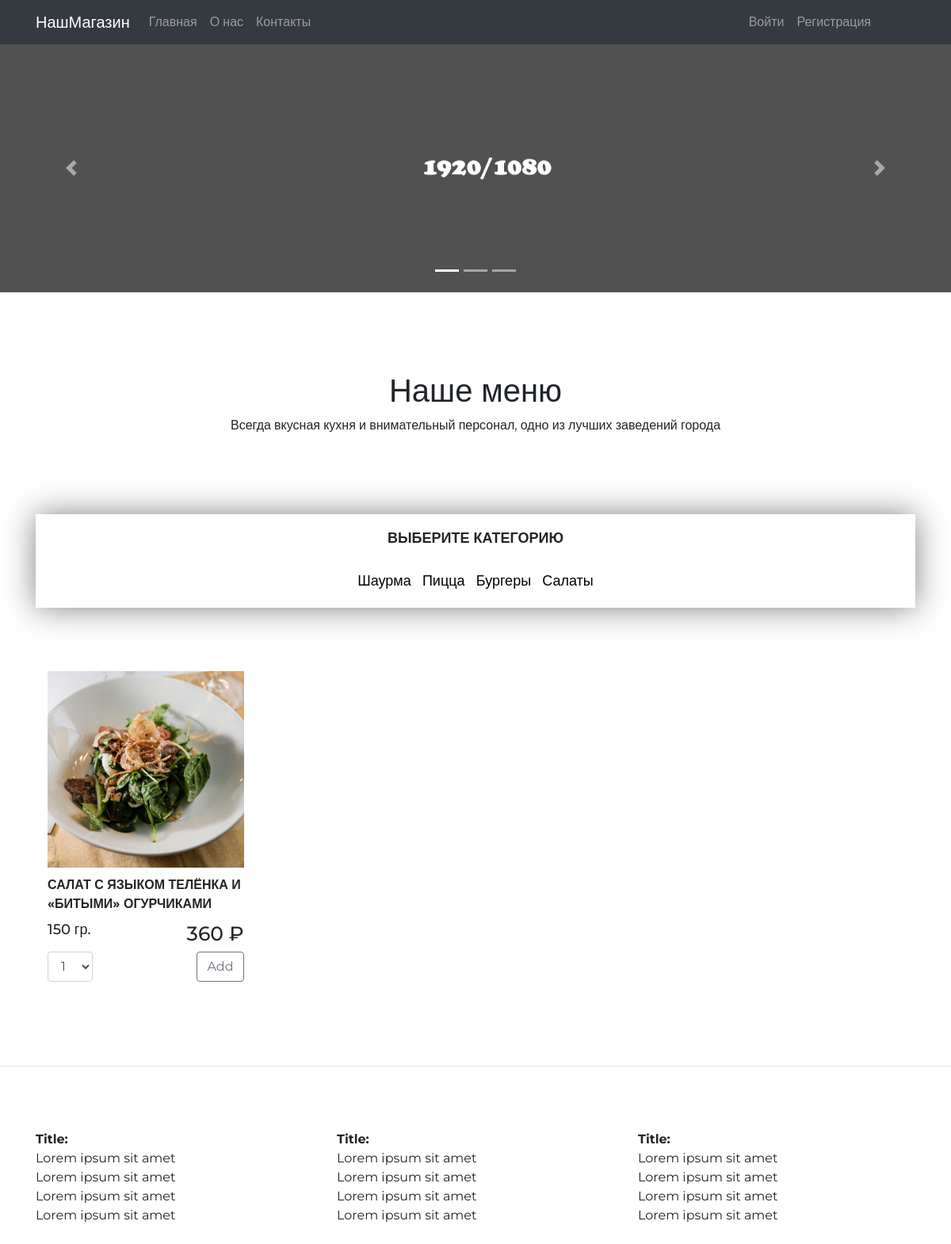
The page /Салаты/ on the database its author committed.
### shop/models.py (models this page shows, shortened)
class Category(models.Model):
    name = models.TextField()

class Product(models.Model):
    name = models.TextField()
    description = models.TextField()
    weight = models.IntegerField()
    price = models.IntegerField()
    category = models.ForeignKey("Category", on_delete=models.CASCADE)
    image = models.ImageField(upload_to='products_pics')

### shop/views.py (the view, shortened to what this page needs)
# urls.py: path('<str:category>/', views.get_products , name="products-page"),
def get_products(request, category):
    print(request.method)
    categories = Category.objects.all()
    products = Product.objects.filter(category__name=category)
    context = {
        'categories' : categories,
        'products' : products,
        'category' : category
    }
    return render(request, template_name='shop/main.html', context=context)

### shop/templates/shop/main.html (shortened to what this page needs)
{% extends 'shop/base.html' %}
{% load static %}
{% block content %}
	<section class="carousel">
		<div id="carouselExampleIndicators" class="carousel slide" data-ride="carousel">
			<ol class="carousel-indicators">
			  <li data-target="#carouselExampleIndicators" data-slide-to="0" class="active"></li>
			  <li data-target="#carouselExampleIndicators" data-slide-to="1"></li>
			  <li data-target="#carouselExampleIndicators" data-slide-to="2"></li>
			</ol>
			<div class="carousel-inner">
			  <div class="carousel-item active">
				<img class="d-block w-100" src="{% static 'shop/images/carousel_image.jpg' %}" alt="First slide">
			  </div>
			</div>
			<a class="carousel-control-prev" href="#carouselExampleIndicators" role="button" data-slide="prev">
			  <span class="carousel-control-prev-icon" aria-hidden="true"></span>
			</a>
			<a class="carousel-control-next" href="#carouselExampleIndicators" role="button" data-slide="next">
			  <span class="carousel-control-next-icon" aria-hidden="true"></span>
			</a>
		  </div>
	</section>
	<section class="delivery">
		<div class="container delivery">
			<div class="text-center headline">
				<h1>Наше меню</h1>
				<p class="subtitle">Всегда вкусная кухня и внимательный персонал, одно из лучших заведений города				</p>
			</div>
			<div class="row">
				<div class="col-xs-12 col-sm-12">
					<div class="categories">
						<h4>ВЫБЕРИТЕ КАТЕГОРИЮ</h4>
						<div class="categories_list">
						{% for category in categories %}
							<a href="{% url 'products-page' category.name %}">{{ category.name }}</a>
						{% endfor %}
						</div>
					</div>
				</div>
			</div>
			<div class="row">
				<div class="col-xs-12 col-sm-12 products">
				{% for product in products %}
					<div class="col-xs-12 col-sm-4 col-md-3">
						<div class="product">
							<div class="product-photo">
								<img src="{{ product.image.url }}" alt="">
							</div>
							<div class="name">
								<strong>{{ product.name }}</strong>
							</div>
							<div class="price_weight">
								<div class="row">
									<div class="col-xs-6">
										<h4>{{ product.weight }} гр.</h4>
									</div>
									<div class="col-xs-6 text-right">
										<h3>{{ product.price }} ₽</h3>
									</div>
								</div>
							</div>
							<form method="POST" action="{% url 'products-page' category %}">
								<div class="row">
										<div class="col-xs-3">
											<select name="number" class="form-control" id="">
												<option value="1">1</option>
											</select>
										</div>
										<div class="col-xs-8 text-right">
											<button type="submit" class="btn btn-outline-secondary">Add</button>
										</div>
								</div>
							</form>
						</div>
					</div>
				{% endfor %}
				</div>
			</div>
			</div>
	</section>
{% endblock content %}

### shop/static/shop/style.css (style rules this page uses)
body { font-family: 'Montserrat', sans-serif; margin: 0; padding: 0; }
.categories { box-shadow: 0 0 40px rgb(0,0,0,0.5); padding: 20px; text-align: center; margin-bottom: 30px; }
.categories a { color: black; font-size: 18px; }
.categories h4 { font-size: 18px; font-weight: bold; }
.categories_list { margin-top: 30px; }
.categories_list a { margin-left: 5px; margin-right: 5px; }
.headline { margin-top: 100px; margin-bottom: 100px; }
.product { margin-bottom: 40px; }
.product .name { margin-top: 10px; }
.product .name strong { padding-left: 0px; }
.product-photo img { width: 100%; }
.product .price_weight .row { margin-top: 10px; margin-left: 0; margin-right: 0; }
.product .price_weight .row .col-xs-6 h4 { font-size: 18px; }
.product .price_weight .row .col-xs-6 h3 { font-size: 25px; }
.product form .row { margin-left: 0; margin-right: 0; }
.products { margin-bottom: 50px; margin-top: 50px; }
.text-right { margin-left: auto; }
.name, .weight, .cost, .btn-outline-danger { margin-top: 10px; }
.col-xs-12 { width: 100%; }
.col-xs-1, .col-xs-2, .col-xs-3, .col-xs-4, .col-xs-5, .col-xs-6, .col-xs-7, .col-xs-8, .col-xs-9, .col-xs-10, .col-xs-11, .col-xs-12 { float: left; }

### rows shown on the page
Category: name "Шаурма"
Category: name "Пицца"
Category: name "Бургеры"
Category: name "Салаты"
Product: image (picture), name "САЛАТ С ЯЗЫКОМ ТЕЛЁНКА И «БИТЫМИ» ОГУРЧИКАМИ", weight "150", price "360"
